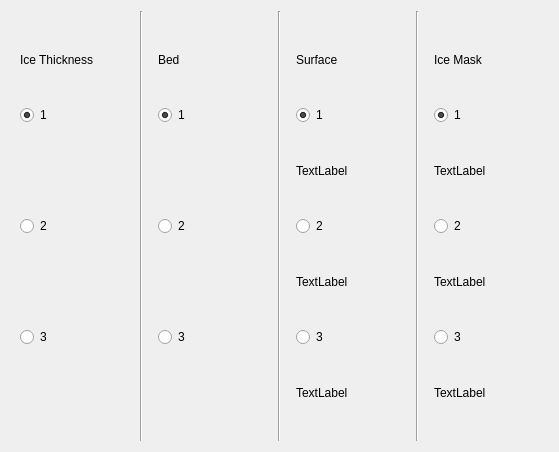
<?xml version="1.0" encoding="UTF-8"?>
<ui version="4.0">
 <class>ColourMapDialog</class>
 <widget class="QDialog" name="ColourMapDialog">
  <property name="geometry">
   <rect>
    <x>0</x>
    <y>0</y>
    <width>559</width>
    <height>452</height>
   </rect>
  </property>
  <property name="windowTitle">
   <string>Colour Map Selector</string>
  </property>
  <layout class="QGridLayout" name="gridLayout">
   <item row="0" column="3">
    <widget class="Line" name="line_2">
     <property name="orientation">
      <enum>Qt::Vertical</enum>
     </property>
    </widget>
   </item>
   <item row="0" column="2">
    <widget class="QWidget" name="widget_2" native="true">
     <layout class="QVBoxLayout" name="verticalLayout_2">
      <item>
       <widget class="QLabel" name="label_2">
        <property name="text">
         <string>Bed</string>
        </property>
       </widget>
      </item>
      <item>
       <widget class="QRadioButton" name="rb_bedMap1">
        <property name="text">
         <string>1</string>
        </property>
        <property name="checked">
         <bool>true</bool>
        </property>
       </widget>
      </item>
      <item>
       <widget class="QLabel" name="label_8">
        <property name="text">
         <string/>
        </property>
        <property name="pixmap">
         <pixmap resource="resource.qrc">:/images/CM1Bed.png</pixmap>
        </property>
       </widget>
      </item>
      <item>
       <widget class="QRadioButton" name="rb_bedMap2">
        <property name="text">
         <string>2</string>
        </property>
       </widget>
      </item>
      <item>
       <widget class="QLabel" name="label_9">
        <property name="text">
         <string/>
        </property>
        <property name="pixmap">
         <pixmap resource="resource.qrc">:/images/CM2Bed.png</pixmap>
        </property>
       </widget>
      </item>
      <item>
       <widget class="QRadioButton" name="rb_bedMap3">
        <property name="text">
         <string>3</string>
        </property>
       </widget>
      </item>
      <item>
       <widget class="QLabel" name="label_10">
        <property name="text">
         <string/>
        </property>
        <property name="pixmap">
         <pixmap resource="resource.qrc">:/images/CM3Bed.png</pixmap>
        </property>
       </widget>
      </item>
     </layout>
    </widget>
   </item>
   <item row="0" column="0">
    <widget class="QWidget" name="widget" native="true">
     <layout class="QVBoxLayout" name="verticalLayout">
      <item>
       <widget class="QLabel" name="label">
        <property name="text">
         <string>Ice Thickness</string>
        </property>
       </widget>
      </item>
      <item>
       <widget class="QRadioButton" name="rb_IceThicknessMap1">
        <property name="text">
         <string>1</string>
        </property>
        <property name="checked">
         <bool>true</bool>
        </property>
       </widget>
      </item>
      <item>
       <widget class="QLabel" name="label_5">
        <property name="text">
         <string/>
        </property>
        <property name="pixmap">
         <pixmap resource="resource.qrc">:/images/CM1IceThickness.png</pixmap>
        </property>
        <property name="alignment">
         <set>Qt::AlignCenter</set>
        </property>
       </widget>
      </item>
      <item>
       <widget class="QRadioButton" name="rb_IceThicknessMap2">
        <property name="text">
         <string>2</string>
        </property>
       </widget>
      </item>
      <item>
       <widget class="QLabel" name="label_6">
        <property name="text">
         <string/>
        </property>
        <property name="pixmap">
         <pixmap resource="resource.qrc">:/images/CM2IceThickness.png</pixmap>
        </property>
       </widget>
      </item>
      <item>
       <widget class="QRadioButton" name="rb_IceThicknessMap3">
        <property name="text">
         <string>3</string>
        </property>
       </widget>
      </item>
      <item>
       <widget class="QLabel" name="label_7">
        <property name="text">
         <string/>
        </property>
        <property name="pixmap">
         <pixmap resource="resource.qrc">:/images/CM3IceThickness.png</pixmap>
        </property>
       </widget>
      </item>
     </layout>
    </widget>
   </item>
   <item row="0" column="5">
    <widget class="Line" name="line_3">
     <property name="orientation">
      <enum>Qt::Vertical</enum>
     </property>
    </widget>
   </item>
   <item row="0" column="6">
    <widget class="QWidget" name="widget_4" native="true">
     <layout class="QVBoxLayout" name="verticalLayout_4">
      <item>
       <widget class="QLabel" name="label_4">
        <property name="text">
         <string>Ice Mask</string>
        </property>
       </widget>
      </item>
      <item>
       <widget class="QRadioButton" name="radioButton_12">
        <property name="text">
         <string>1</string>
        </property>
        <property name="checked">
         <bool>true</bool>
        </property>
       </widget>
      </item>
      <item>
       <widget class="QLabel" name="label_14">
        <property name="text">
         <string>TextLabel</string>
        </property>
       </widget>
      </item>
      <item>
       <widget class="QRadioButton" name="radioButton_11">
        <property name="text">
         <string>2</string>
        </property>
       </widget>
      </item>
      <item>
       <widget class="QLabel" name="label_15">
        <property name="text">
         <string>TextLabel</string>
        </property>
       </widget>
      </item>
      <item>
       <widget class="QRadioButton" name="radioButton_10">
        <property name="text">
         <string>3</string>
        </property>
       </widget>
      </item>
      <item>
       <widget class="QLabel" name="label_16">
        <property name="text">
         <string>TextLabel</string>
        </property>
       </widget>
      </item>
     </layout>
    </widget>
   </item>
   <item row="0" column="1">
    <widget class="Line" name="line">
     <property name="orientation">
      <enum>Qt::Vertical</enum>
     </property>
    </widget>
   </item>
   <item row="0" column="4">
    <widget class="QWidget" name="widget_3" native="true">
     <layout class="QVBoxLayout" name="verticalLayout_3">
      <item>
       <widget class="QLabel" name="label_3">
        <property name="text">
         <string>Surface</string>
        </property>
       </widget>
      </item>
      <item>
       <widget class="QRadioButton" name="radioButton_9">
        <property name="text">
         <string>1</string>
        </property>
        <property name="checked">
         <bool>true</bool>
        </property>
       </widget>
      </item>
      <item>
       <widget class="QLabel" name="label_11">
        <property name="text">
         <string>TextLabel</string>
        </property>
       </widget>
      </item>
      <item>
       <widget class="QRadioButton" name="radioButton_8">
        <property name="text">
         <string>2</string>
        </property>
       </widget>
      </item>
      <item>
       <widget class="QLabel" name="label_12">
        <property name="text">
         <string>TextLabel</string>
        </property>
       </widget>
      </item>
      <item>
       <widget class="QRadioButton" name="radioButton_7">
        <property name="text">
         <string>3</string>
        </property>
       </widget>
      </item>
      <item>
       <widget class="QLabel" name="label_13">
        <property name="text">
         <string>TextLabel</string>
        </property>
       </widget>
      </item>
     </layout>
    </widget>
   </item>
  </layout>
 </widget>
 <resources>
  <include location="resource.qrc"/>
 </resources>
 <connections>
  <connection>
   <sender>rb_IceThicknessMap2</sender>
   <signal>clicked()</signal>
   <receiver>ColourMapDialog</receiver>
   <slot>S_GetIceThicknessMapSelection1()</slot>
   <hints>
    <hint type="sourcelabel">
     <x>129</x>
     <y>226</y>
    </hint>
    <hint type="destinationlabel">
     <x>279</x>
     <y>225</y>
    </hint>
   </hints>
  </connection>
  <connection>
   <sender>rb_IceThicknessMap1</sender>
   <signal>clicked()</signal>
   <receiver>ColourMapDialog</receiver>
   <slot>S_GetIceThicknessMapSelection0()</slot>
   <hints>
    <hint type="sourcelabel">
     <x>129</x>
     <y>113</y>
    </hint>
    <hint type="destinationlabel">
     <x>279</x>
     <y>225</y>
    </hint>
   </hints>
  </connection>
  <connection>
   <sender>rb_IceThicknessMap3</sender>
   <signal>clicked()</signal>
   <receiver>ColourMapDialog</receiver>
   <slot>S_GetIceThicknessMapSelection2()</slot>
   <hints>
    <hint type="sourcelabel">
     <x>90</x>
     <y>338</y>
    </hint>
    <hint type="destinationlabel">
     <x>279</x>
     <y>225</y>
    </hint>
   </hints>
  </connection>
  <connection>
   <sender>rb_bedMap1</sender>
   <signal>clicked()</signal>
   <receiver>ColourMapDialog</receiver>
   <slot>S_GetBedMapSelection0()</slot>
   <hints>
    <hint type="sourcelabel">
     <x>268</x>
     <y>113</y>
    </hint>
    <hint type="destinationlabel">
     <x>279</x>
     <y>225</y>
    </hint>
   </hints>
  </connection>
  <connection>
   <sender>rb_bedMap2</sender>
   <signal>clicked()</signal>
   <receiver>ColourMapDialog</receiver>
   <slot>S_GetBedMapSelection1()</slot>
   <hints>
    <hint type="sourcelabel">
     <x>268</x>
     <y>226</y>
    </hint>
    <hint type="destinationlabel">
     <x>279</x>
     <y>225</y>
    </hint>
   </hints>
  </connection>
  <connection>
   <sender>rb_bedMap3</sender>
   <signal>clicked()</signal>
   <receiver>ColourMapDialog</receiver>
   <slot>S_GetBedMapSelection2()</slot>
   <hints>
    <hint type="sourcelabel">
     <x>268</x>
     <y>338</y>
    </hint>
    <hint type="destinationlabel">
     <x>279</x>
     <y>225</y>
    </hint>
   </hints>
  </connection>
 </connections>
 <slots>
  <slot>S_GetIceThicknessMapSelection0()</slot>
  <slot>S_GetIceThicknessMapSelection1()</slot>
  <slot>S_GetIceThicknessMapSelection2()</slot>
  <slot>S_GetBedMapSelection1()</slot>
  <slot>S_GetBedMapSelection2()</slot>
  <slot>S_GetBedMapSelection0()</slot>
 </slots>
</ui>
